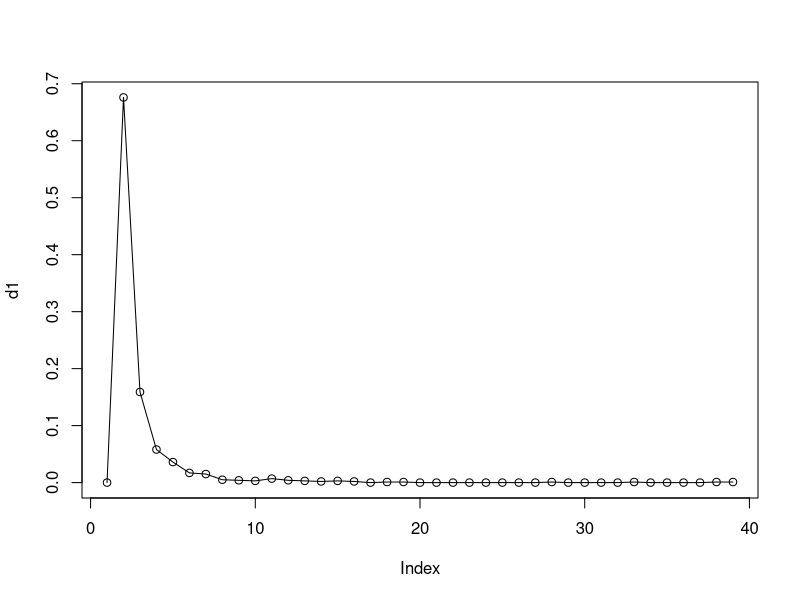
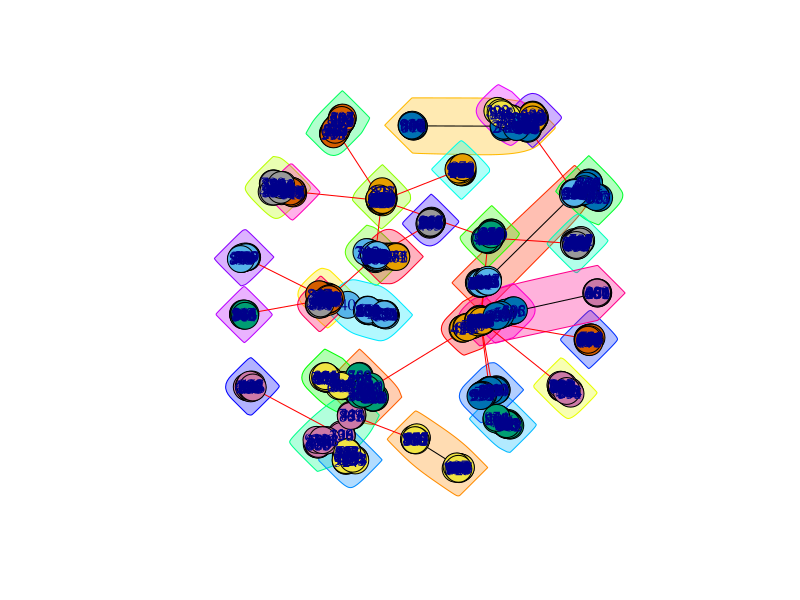

Here is the R script that generated these plots, in order:
library("igraph")
g1 <- sample_pa_age(1000, directed=FALSE, pa.exp=1, aging.exp=0, aging.bin=1000)
d1 <- degree.distribution(g1)
#png(filename="p3_1.png")
plot(d1, type="o")
#dev.off()

fc <- cluster_fast_greedy(g1)
print(modularity(g1, membership(fc)))
#png(filename="p3_2.png")
plot(fc, g1)
#dev.off()
